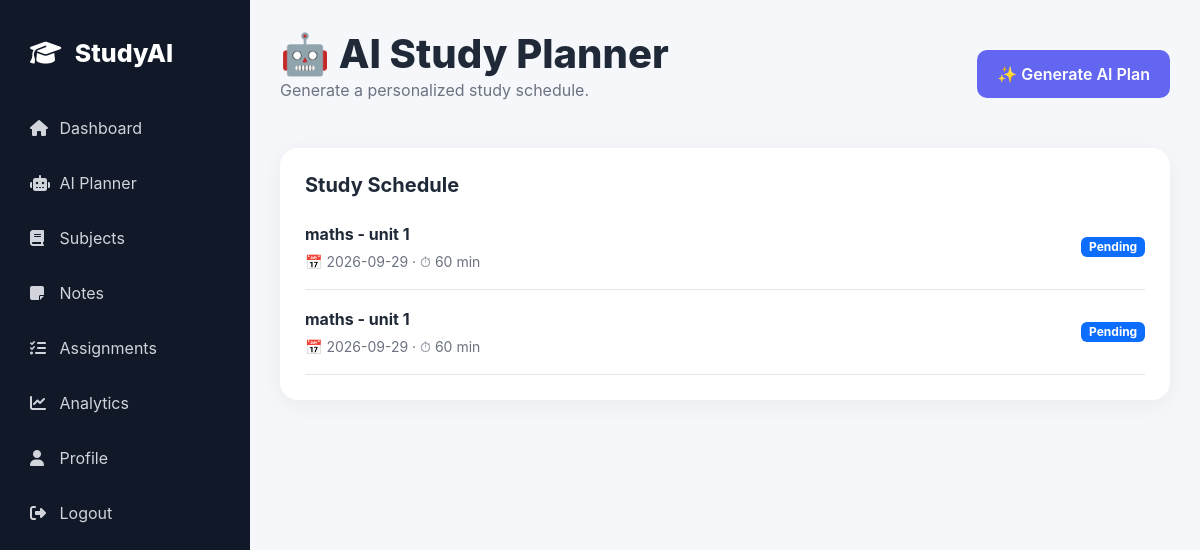
The page /planner (signed in) on the database its author committed.
### app.py (models this page shows)
class StudyTask(db.Model):
    id = db.Column(db.Integer, primary_key=True)
    title = db.Column(
        db.String(200),
        nullable=False
    )
    study_date = db.Column(
        db.Date,
        nullable=False
    )
    duration = db.Column(
        db.Integer,
        default=60
    )
    status = db.Column(
        db.String(30),
        default="Pending"
    )
    user_id = db.Column(
        db.Integer,
        db.ForeignKey("user.id"),
        nullable=False
    )

### app.py (the view)
@app.route("/planner")
@login_required
def planner():
    tasks = StudyTask.query.filter_by(
        user_id=current_user.id
    ).order_by(
        StudyTask.study_date
    ).all()
    return render_template(
        "planner.html",
        tasks=tasks
    )

### app.py (called while the page is built)
@login_manager.user_loader
def load_user(user_id):
    return db.session.get(
        User,
        int(user_id)
    )

### templates/planner.html (shortened to what this page needs)
{% extends "base.html" %}
{% block content %}
<div class="page-header">
    <div>
        <h1>🤖 AI Study Planner</h1>
        <p>
            Generate a personalized study schedule.
        </p>
    </div>
    <button id="generatePlan" class="btn-primary-custom">
        ✨ Generate AI Plan
    </button>
</div>
<div class="dashboard-card">
    <h2>Study Schedule</h2>
    {% if tasks %}
    {% for task in tasks %}
    <div class="task-row">
        <div>
            <strong>
                {{ task.title }}
            </strong>
            <small>
                📅 {{ task.study_date }}
                · ⏱ {{ task.duration }} min
            </small>
        </div>
        <span class="badge bg-primary">
            {{ task.status }}
        </span>
    </div>
    {% endfor %}
    {% endif %}
</div>
{% endblock %}

### static/css/style.css (style rules this page uses)
* { box-sizing: border-box; }
body { margin: 0; font-family: Inter, Arial, sans-serif; background: #f5f7fb; color: #1f2937; }
.top-header, .page-header { display: flex; justify-content: space-between; align-items: center; margin-bottom: 30px; }
.top-header h1, .page-header h1 { margin: 0; font-weight: 800; }
.top-header p, .page-header p { color: #6b7280; }
.stat-card, .dashboard-card, .subject-card { background: white; border-radius: 18px; padding: 25px; box-shadow: 0 5px 25px rgba(0, 0, 0, 0.05); }
.card-heading h2, .dashboard-card h2 { font-size: 20px; font-weight: 750; }
.task-row { display: flex; justify-content: space-between; align-items: center; padding: 17px 0; border-bottom: 1px solid #e5e7eb; }
.task-row strong { display: block; }
.task-row small { display: block; margin-top: 5px; color: #6b7280; }
.btn-primary-custom { border: none; background: #6366f1; color: white; padding: 12px 20px; border-radius: 10px; font-weight: 600; cursor: pointer; text-decoration: none; display: inline-block; }

### rows shown on the page
StudyTask: title "maths - unit 1", study_date "2026-09-29", duration "60", status "Pending"
StudyTask: title "maths - unit 1", study_date "2026-09-29", duration "60", status "Pending"
